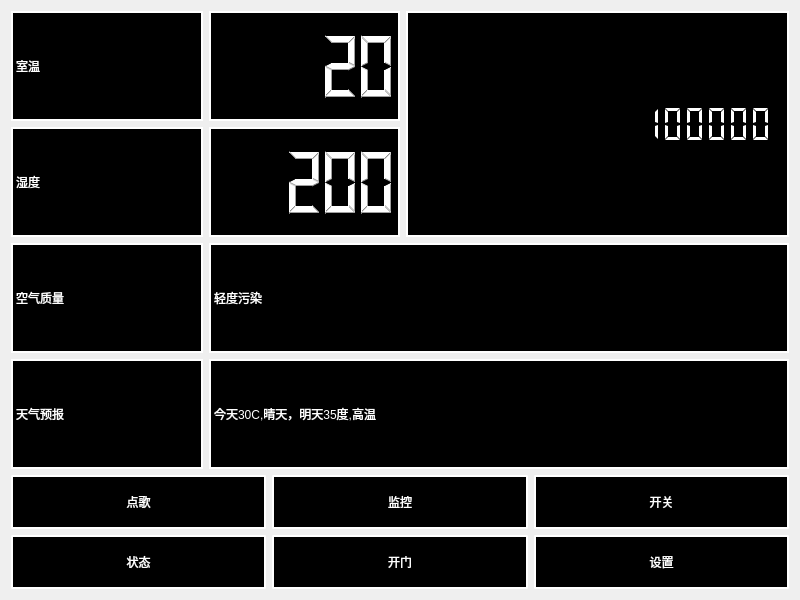
<?xml version="1.0" encoding="UTF-8"?>
<ui version="4.0">
 <class>MainWindow</class>
 <widget class="QMainWindow" name="MainWindow">
  <property name="geometry">
   <rect>
    <x>0</x>
    <y>0</y>
    <width>800</width>
    <height>600</height>
   </rect>
  </property>
  <property name="windowTitle">
   <string>EasyLinkerIoT</string>
  </property>
  <property name="styleSheet">
   <string notr="true">MainWindow{
	background-color: rgb(0, 0, 0);
	gridline-color: rgb(255, 255, 255);
}
QPushButton {
         font: 14pt &quot;Arial&quot;;
         border:2px solid  rgb(255, 255, 255);
         color: rgb(255, 255, 255);
         border-radius: 2px;
	     background-color: rgb(0, 0, 0);
         min-height:50px;
         min-width: 80px;
	     border-color: rgb(255, 255, 255);
     }
 
     QPushButton:pressed {
         background-color: rgb(255, 255, 255);
	     color: rgb(0, 0, 255);
     }
 
     QPushButton:default {
         border-color: rgb(0, 0, 0);
     }
QPushButton:hover { 
background-color: #003366; 
}

QLabel{
border:2px solid  rgb(255, 255, 255);
font: 75 14pt &quot;Arial&quot;;
color: rgb(255, 255, 255);
         background-color: #000000;
         min-height:50px;
         min-width: 80px;
}
QLCDNumber{
    border:2px solid  rgb(255, 255, 255);
	background-color: rgb(0, 0, 0);
    color :rgb(255, 255, 255);
}</string>
  </property>
  <widget class="QWidget" name="centralWidget">
   <layout class="QGridLayout" name="gridLayout_3">
    <item row="0" column="0">
     <layout class="QGridLayout" name="gridLayout">
      <property name="sizeConstraint">
       <enum>QLayout::SetNoConstraint</enum>
      </property>
      <item row="0" column="0">
       <widget class="QLabel" name="label">
        <property name="text">
         <string>室温</string>
        </property>
       </widget>
      </item>
      <item row="2" column="0">
       <widget class="QLabel" name="label_3">
        <property name="text">
         <string>空气质量</string>
        </property>
       </widget>
      </item>
      <item row="1" column="0">
       <widget class="QLabel" name="label_2">
        <property name="text">
         <string>湿度</string>
        </property>
       </widget>
      </item>
      <item row="4" column="0" colspan="4">
       <layout class="QGridLayout" name="gridLayout_2">
        <item row="2" column="1">
         <widget class="QPushButton" name="pushButton_6">
          <property name="text">
           <string>开门</string>
          </property>
         </widget>
        </item>
        <item row="1" column="0">
         <widget class="QPushButton" name="playMusicButton">
          <property name="text">
           <string>点歌</string>
          </property>
         </widget>
        </item>
        <item row="1" column="1">
         <widget class="QPushButton" name="pushButton_5">
          <property name="text">
           <string>监控</string>
          </property>
         </widget>
        </item>
        <item row="2" column="0">
         <widget class="QPushButton" name="pushButton_2">
          <property name="text">
           <string>状态</string>
          </property>
         </widget>
        </item>
        <item row="1" column="2">
         <widget class="QPushButton" name="pushButton_8">
          <property name="text">
           <string>开关</string>
          </property>
         </widget>
        </item>
        <item row="2" column="2">
         <widget class="QPushButton" name="pushButton_9">
          <property name="text">
           <string>设置</string>
          </property>
         </widget>
        </item>
       </layout>
      </item>
      <item row="3" column="0">
       <widget class="QLabel" name="label_4">
        <property name="text">
         <string>天气预报</string>
        </property>
       </widget>
      </item>
      <item row="2" column="1" colspan="3">
       <widget class="QLabel" name="label_6">
        <property name="text">
         <string>轻度污染</string>
        </property>
       </widget>
      </item>
      <item row="3" column="1" colspan="3">
       <widget class="QLabel" name="label_5">
        <property name="text">
         <string>今天30C,晴天，明天35度,高温</string>
        </property>
       </widget>
      </item>
      <item row="0" column="1">
       <widget class="QLCDNumber" name="lcdNumber_2">
        <property name="intValue" stdset="0">
         <number>20</number>
        </property>
       </widget>
      </item>
      <item row="1" column="1">
       <widget class="QLCDNumber" name="lcdNumber">
        <property name="intValue" stdset="0">
         <number>200</number>
        </property>
       </widget>
      </item>
      <item row="0" column="2" rowspan="2" colspan="2">
       <widget class="QLCDNumber" name="lcdNumber_3">
        <property name="smallDecimalPoint">
         <bool>true</bool>
        </property>
        <property name="digitCount">
         <number>16</number>
        </property>
        <property name="segmentStyle">
         <enum>QLCDNumber::Flat</enum>
        </property>
        <property name="value" stdset="0">
         <double>2017121604.000000000000000</double>
        </property>
        <property name="intValue" stdset="0">
         <number>2017121604</number>
        </property>
       </widget>
      </item>
     </layout>
    </item>
   </layout>
  </widget>
 </widget>
 <layoutdefault spacing="6" margin="11"/>
 <resources/>
 <connections/>
</ui>
